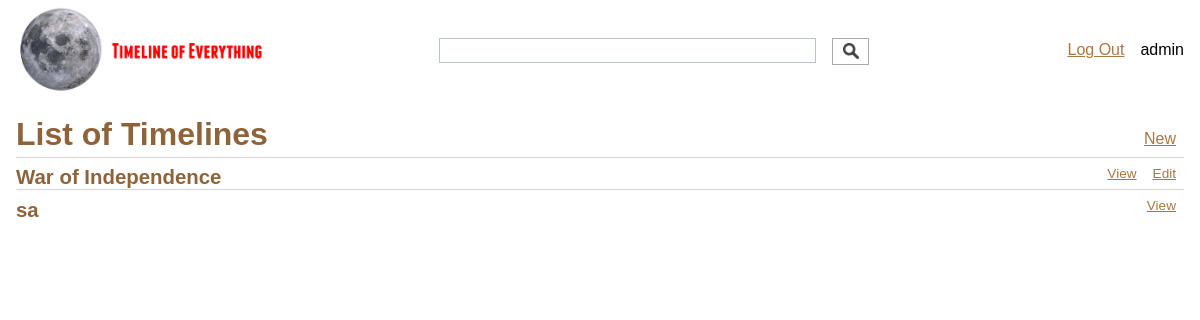
Screenshot of / (signed in) with the database file from the repository.
### tables this page shows
CREATE TABLE user (
  id INTEGER PRIMARY KEY AUTOINCREMENT,
  username TEXT UNIQUE NOT NULL,
  password TEXT NOT NULL
);

CREATE TABLE timeline (
  id INTEGER PRIMARY KEY AUTOINCREMENT,
  author_id INTEGER NOT NULL,
  created TIMESTAMP NOT NULL DEFAULT CURRENT_TIMESTAMP,
  title TEXT NOT NULL,
  summary TEXT NOT NULL,
  FOREIGN KEY (author_id) REFERENCES user (id)
);

### timeline/blog.py (the view)
@bp.route('/')
def index():
    db = get_db()
    timelines = db.execute(
        'SELECT * FROM timeline t'
    ).fetchall()
    return render_template('blog/index.html', timelines=timelines)

### timeline/auth.py (called while the page is built)
@bp.before_app_request
def load_logged_in_user():
    user_id = session.get('user_id')
    if user_id is None:
        g.user = None
    else:
        g.user = get_db().execute(
            'SELECT * FROM user WHERE id = ?', (user_id,)
        ).fetchone()

### timeline/db.py (called while the page is built)
def get_db():
    if 'db' not in g:
        g.db = sqlite3.connect(
            current_app.config['DATABASE'],
            detect_types=sqlite3.PARSE_DECLTYPES
        )
        g.db.row_factory = sqlite3.Row
    return g.db

### timeline/templates/blog/index.html
{% extends 'base.html' %}
{% block header %}
  <h1>{% block title %}List of Timelines{% endblock %}</h1>
  {% if g.user %}
    <a class="action" href="{{ url_for('blog.create') }}">New</a>
  {% endif %}
{% endblock %}
{% block content %}
  {% for tl in timelines %}
    <article class="post">
      <header>
        <div>
          <h2>{{ tl['title'] }}</h2>
        </div>
        <a class="action" href="{{ url_for('blog.view', id=tl['id']) }}">View</a>
        {% if g.user['id'] == tl['author_id'] %}
          <a class="action" href="{{ url_for('blog.update', id=tl['id']) }}">Edit</a>
        {% endif %}
      </header>
    </article>
    {% if not loop.last %}
      <hr>
    {% endif %}
  {% endfor %}
{% endblock %}

### timeline/templates/base.html (shortened to what this page needs)
<!doctype html>
<link rel="stylesheet" href="{{ url_for('static', filename='style.css') }}">
<link rel="stylesheet" href="{{ url_for('static', filename='tailwind.css') }}">
<link title="timeline-styles" rel="stylesheet" href="https://cdn.knightlab.com/libs/timeline3/latest/css/timeline.css">
<nav>
  <a href="{{ url_for('index') }}" class="logo"></a>
  <div class="search-bar ">
    <input type="text" class="search-box border border-grey px-3 w-full">
    <div class="search-button"></div>
  </div>
  <ul class="nav-options">
    {% if g.user %}
      <li><span>{{ g.user['username'] }}</span>
      <li><a href="{{ url_for('auth.logout') }}">Log Out</a>
    {% else %}
      <li><a href="{{ url_for('auth.register') }}">Register</a>
      <li><a href="{{ url_for('auth.login') }}">Log In</a>
    {% endif %}
  </ul>
</nav>
<section class="content">
  <header>
    {% block header %}{% endblock %}
  </header>
  {% block content %}{% endblock %}
</section>

### timeline/static/style.css (style rules this page uses)
* { padding: 0; margin: 0; }
h1, h2, h3, h4, h5, h6 { color: #8e6339; margin: 1rem 0; }
a { color: #aa7644; }
hr { border: none; border-top: 1px solid lightgray; }
nav { background: white; display: flex; align-items: center; padding: 0 0.5rem; }
.logo { height: 100px; width: 40%; background: url("timeline_logo.png") no-repeat left; background-size: contain; display: inline-block; float: left; }
.search-bar { width: 40%; height: 25px; display: inline-block; float: left; }
.search-bar .search-box { width: calc(90% - 10px); height: 100%; display: inline-block; padding: 0 5px; }
.search-bar .search-button { width: calc(10% - 6px); height: calc(100% + 2px); display: inline-block; background: url("icons/search_icon.png") no-repeat center; background-size: 16px; float: right; border: 1px solid #aaa; cursor: pointer; }
nav ul.nav-options { width: 30%; list-style: none; margin: 0; padding: 0; display: inline-block; float: right }
nav ul li { display: inline-block; float: right; }
nav ul li span { display: inline-block; padding: 0.5rem; }
nav ul li a, header .action { display: block; padding: 0.5rem; }
.content { padding: 0 1rem 1rem; }
.content > header { border-bottom: 1px solid lightgray; display: flex; align-items: flex-end; }
.content > header h1 { flex: auto; margin: 1rem 0 0.25rem 0; }
.post > header { display: flex; align-items: flex-end; font-size: 0.85em; }
.post > header > div:first-of-type { flex: auto; }
.content:last-child { margin-bottom: 0; }

### rows the page displays
user: user.username "admin"
timeline: title "War of Independence"
timeline: title "sa"
